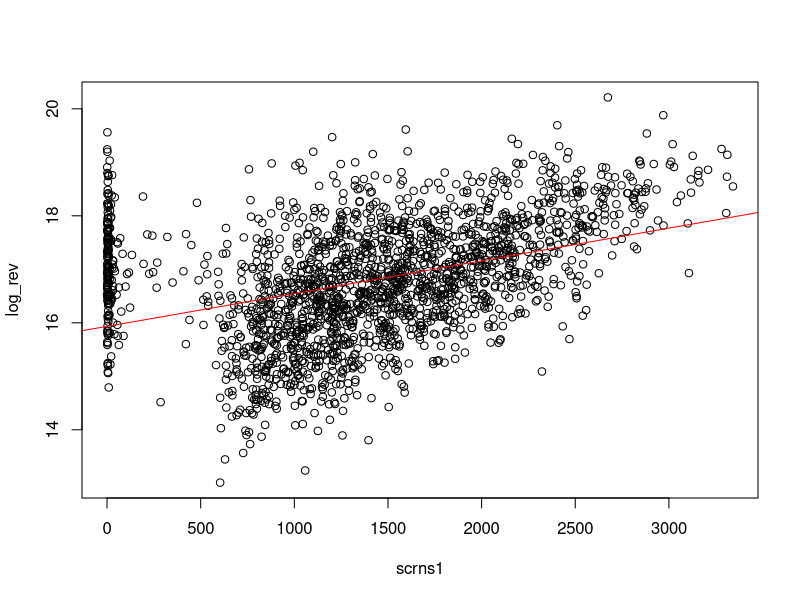

The R source for this figure:
## day 3: cross-validation (or how well does the model generalize?)


## read in the data

setwd('~/GitHub/data-mining-intersession/day3')
movies <- read.csv('einav_movie_data.csv', stringsAsFactors=F)
movies <- movies[movies$max_scrn > 600,]
movies$log_rev <- log(movies$cum_rev)
movies$log_rev_w1 <- log(movies$week1)
  # description: box-office revenues for all movies released between 1/1/1985 and 12/31/1999
  # source: Einav (2007)
  #         http://www.stanford.edu/~leinav/pubs/RAND2007.pdf



## goal: predict cumulative revenue with only week 1 information
## we've seen how to fit a model on the full data

m1 <- lm(log_rev~scrns1, data=movies)
summary(m1)

plot(log_rev~scrns1, data=movies)
abline(m1, col='red')

new_movie <- list(scrns1=1000)
pred <- predict.lm(m1, newdata=new_movie) # see ?predict.lm
exp(pred)

## how 'good' is the model? can calculate model fit, typically the sum of squared errors

fitteds <- m1$coefficients[1] + m1$coefficients[2] * movies$scrns1 # by hand
fitteds <- m1$fitted.values # alternatively

summary(m1) # R-squared is a common measurement
cor(fitteds, movies$log_rev)^2 # it is the correlation between fitteds and actuals, squared

residuals <- movies$log_rev - fitteds # by hand
residuals <- m1$residuals # alternatively
mean(residuals^2) # mean squared error (MSE) is another

n <- nrow(movies)
sqrt(1/(n-1) * sum(residuals^2)) # the correct answer, close to the above (corresponds to 'Residual standard error' in summary(m1))

## alternatively, want to know how well the model generalizes
## split the data in half, fit the model on one half and see how well it predicts on the other

set.seed(23)
n <- nrow(movies)

splits <- sample(x=1:2, size=n, replace=T)
train <- movies[splits==1,]
test <- movies[splits==2,]

m2 <- lm(log_rev~scrns1, data=train)
preds <- predict.lm(m2, newdata=test)
mse <- mean((preds-test$log_rev)^2)
mse

## get more estimates of error
## k-fold cross validation

k <- 5
splits <- sample(x=1:k, size=n, replace=T) # split data into k pieces

errs <- rep(NA, 5)
for(i in 1:5) {
  train <- movies[splits==i,]
  test <- movies[splits!=i,]
  mk <- lm(log_rev~scrns1, data=train)
  preds <- predict.lm(m2, newdata=test)
  mse <- mean((preds-test$log_rev)^2)
  errs[i] <- mse
}

errs
mean(errs)
